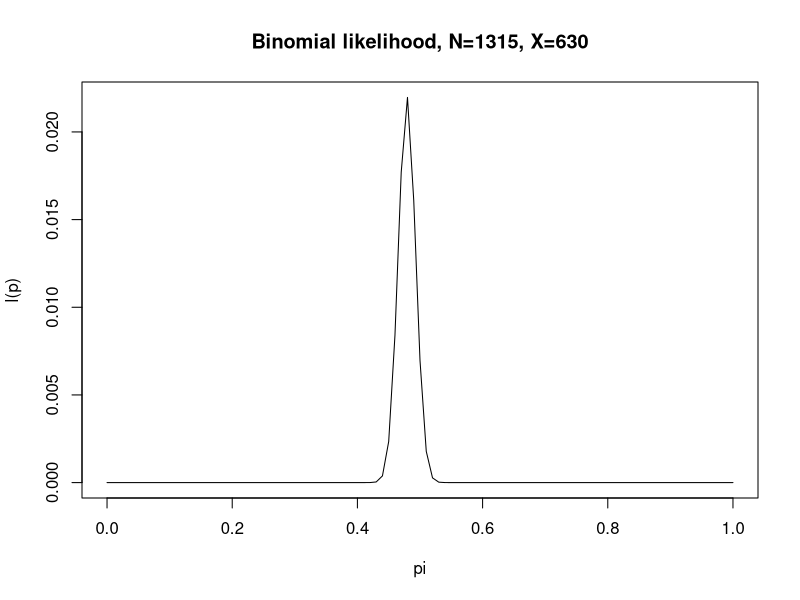
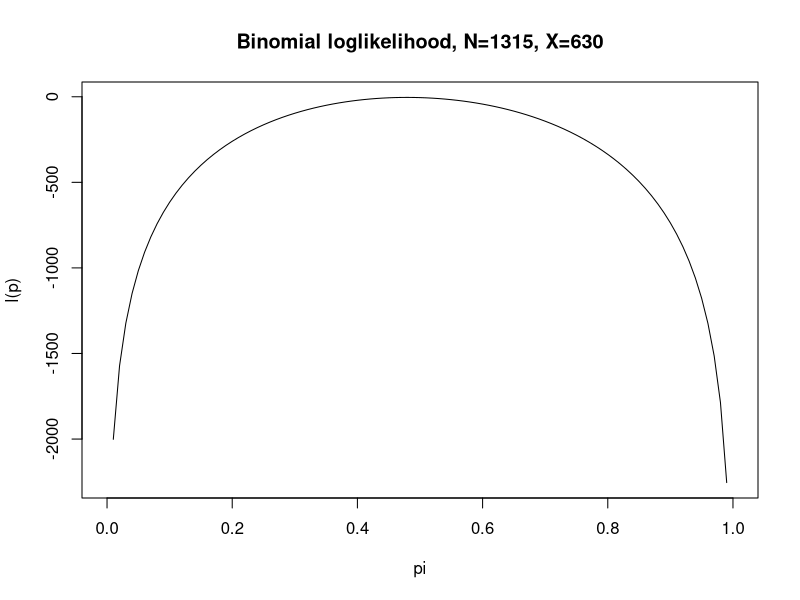
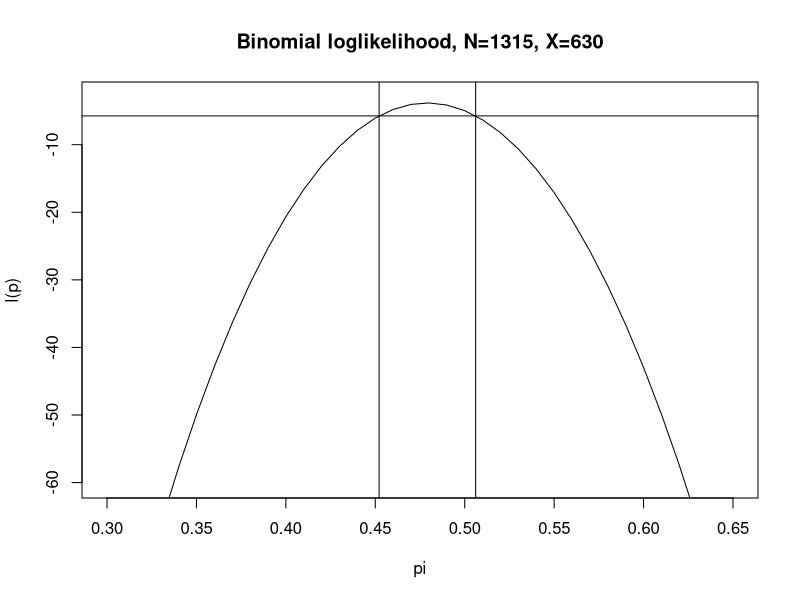

The R script that drew these images, in order:
#######################################################################
##### Penn State student drinking example for Binomial likelihood and loglikelihood functions
##### Estimate of the MLE
##### Test for 1-sample proportion based on the normal approximation
##### Test for 1-sample proportion based on Likelihood Ratio Test
##### R code that corresponds to the SAS code
######################################################################
#' [Video tutorial](https://onlinecourses.science.psu.edu/stat504/sites/onlinecourses.science.psu.edu.stat504/files/lesson02/Drinking_R_viewlet_swf.html)

########## Likelihood & Loglikelihood ######################################
##### Define the likelihood function for binomial sample with N=1315 and X=630:

likelhd = function(p) dbinom(630,1315,p)
loglik = function(p) dbinom(630,1315,p, log=TRUE)

##### Plot the likelihood function and save it into a file:
##### If you do not want it to be saved into a file directly, comment out the
##### postscript() and dev.off() lines

postscript("drinkingLik.ps")
plot(likelhd,0,1,xlab="pi",ylab="l(p)",main="Binomial likelihood, N=1315, X=630")
dev.off()

postscript("drinkingLogLik.ps")
plot(loglik,0,1,xlab="pi",ylab="l(p)",main="Binomial loglikelihood, N=1315, X=630")
dev.off()

############# MLE ######################################
##### Find the MLE (for multiparameter problems, we would use the nlm() function)
##### $maximum is the value of the MLE

mle=optimize(likelhd,c(0,1),maximum=TRUE)
mle
mle=mle$maximum

######### 1-proportion Hypothesis test, Approximate 95% confidence interval, and MLE #####
##### H0: p=0.5 vs. Ha: p is not equal 0.5 

prop.test(630, 1315, 0.5)

### when the sample size is small, we can do an exact test via:

binom.test(630,1315,0.5)

##### Now the 1-proportion Hypothesis test and the 95% CI based on the LR test (statistic, and 95% CI)
##### calculating Likelihood Ratio Statistics and testing for it's significance 

LRstats=2*(loglik(0.48)-loglik(0.5))
LRstats

##### p-value from chisq distribution with degrees of freedom=1 

pvalue<-1-pchisq(LRstats, 1)
pvalue

###### Likelihood ratio based 95% CI #####
### First compute the horizontal cutoff, and plot it on the loglikelhood

cutoff=loglik(0.48)-1.92
cutoff

postscript("drinkingCI.ps")
plot(loglik,0,1,xlab="pi",ylab="l(p)",main="Binomial loglikelihood, N=1315, X=630", ylim=c(-60,-3), xlim=c(0.3,0.65))
abline(h=cutoff)

### compute where the cutoff line intersects the loglikelihood 
### and plot the vertical lines at those points

loglik.optim=function(p){abs(cutoff-loglik(p))}

min1=optimize(loglik.optim, c(0,mle))
min2=optimize(loglik.optim, c(mle,1))

min1
min2

abline(v=min1$minimum)
abline(v=min2$minimum)

#abline(v=0.453)
#abline(v=0.506)
dev.off()

##################################################
##### Here is R code version of this problem 
####  that corresponds to the SAS code and its output 
#################################################

drinking=c(rep("high risk",630),rep("low risk",685))

##### Freq Procedure

Percentage=100*as.vector(table(drinking))/sum(table(drinking))
CumulativeFrequency=cumsum(c(630,685))
CumulativePercentage=cumsum(Percentage)
Freq=data.frame(table(drinking),Percentage,CumulativeFrequency,CumulativePercentage,row.names=NULL)
row.names(Freq)=NULL
Freq

##### asymptotic standard error

phat=630/(630+685)
p0=0.5
n=630+685
ASE=sqrt(phat*(1-phat)/n)
ASE

##### The asymptotic test statistic Z

Z=(phat-0.5)/sqrt(p0*(1-p0)/n)
Z

##### One-sided Pr <  Z

pnorm(Z)

##### Two-sided Pr > |Z|

2*pnorm(Z) 

##### Using the normal approximation, calculate the asymptotic confidence interval

CI_upper=phat+qnorm(0.025,lower.tail=F)*ASE
CI_lower=phat-qnorm(0.025,lower.tail=F)*ASE
CI=cbind(CI_lower,CI_upper)
CI 

##### The approximate confidence interval can also be calculated by prop.test()

prop.test(630,630+685,p=630/(630+685))

##### Apply the exact binomial test to test H0:p=0.5 for high-risk drinkers

binom.test(c(630,685),p=0.5)

